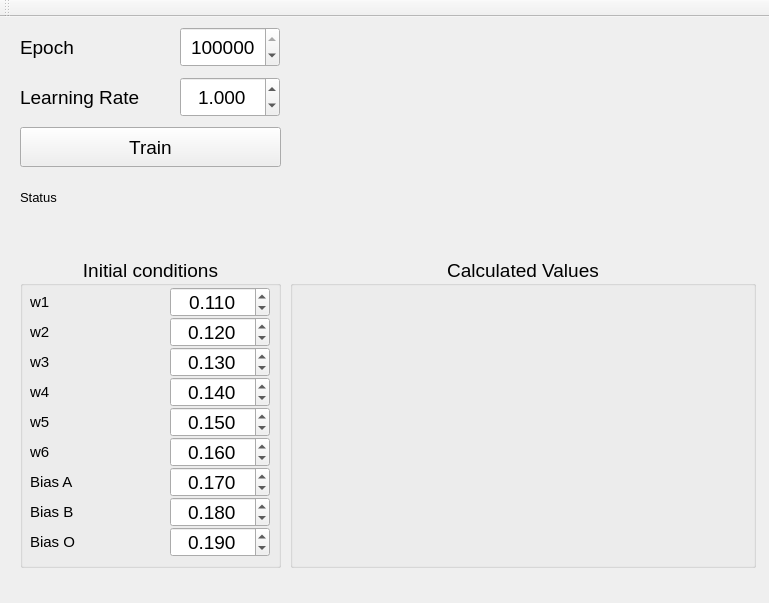
<?xml version="1.0" encoding="UTF-8"?>
<ui version="4.0">
 <class>MainWindow</class>
 <widget class="QMainWindow" name="MainWindow">
  <property name="geometry">
   <rect>
    <x>0</x>
    <y>0</y>
    <width>769</width>
    <height>603</height>
   </rect>
  </property>
  <property name="windowTitle">
   <string>MainWindow</string>
  </property>
  <widget class="QWidget" name="centralWidget">
   <widget class="QPushButton" name="pushButton_train">
    <property name="geometry">
     <rect>
      <x>20</x>
      <y>110</y>
      <width>261</width>
      <height>40</height>
     </rect>
    </property>
    <property name="font">
     <font>
      <pointsize>14</pointsize>
     </font>
    </property>
    <property name="text">
     <string>Train</string>
    </property>
   </widget>
   <widget class="QLabel" name="label">
    <property name="geometry">
     <rect>
      <x>20</x>
      <y>10</y>
      <width>161</width>
      <height>40</height>
     </rect>
    </property>
    <property name="font">
     <font>
      <pointsize>14</pointsize>
     </font>
    </property>
    <property name="text">
     <string>Epoch</string>
    </property>
   </widget>
   <widget class="QSpinBox" name="spinBox">
    <property name="geometry">
     <rect>
      <x>180</x>
      <y>10</y>
      <width>100</width>
      <height>40</height>
     </rect>
    </property>
    <property name="font">
     <font>
      <pointsize>14</pointsize>
     </font>
    </property>
    <property name="alignment">
     <set>Qt::AlignCenter</set>
    </property>
    <property name="maximum">
     <number>999999999</number>
    </property>
    <property name="value">
     <number>100000</number>
    </property>
   </widget>
   <widget class="QLabel" name="label_status">
    <property name="geometry">
     <rect>
      <x>20</x>
      <y>160</y>
      <width>261</width>
      <height>40</height>
     </rect>
    </property>
    <property name="font">
     <font>
      <pointsize>10</pointsize>
     </font>
    </property>
    <property name="text">
     <string>Status</string>
    </property>
   </widget>
   <widget class="QLabel" name="label_2">
    <property name="geometry">
     <rect>
      <x>20</x>
      <y>60</y>
      <width>161</width>
      <height>40</height>
     </rect>
    </property>
    <property name="font">
     <font>
      <pointsize>14</pointsize>
     </font>
    </property>
    <property name="text">
     <string>Learning Rate</string>
    </property>
   </widget>
   <widget class="QDoubleSpinBox" name="doubleSpinBox">
    <property name="geometry">
     <rect>
      <x>180</x>
      <y>60</y>
      <width>100</width>
      <height>40</height>
     </rect>
    </property>
    <property name="font">
     <font>
      <pointsize>14</pointsize>
     </font>
    </property>
    <property name="alignment">
     <set>Qt::AlignCenter</set>
    </property>
    <property name="decimals">
     <number>3</number>
    </property>
    <property name="value">
     <double>1.000000000000000</double>
    </property>
   </widget>
   <widget class="QLabel" name="label_net">
    <property name="geometry">
     <rect>
      <x>290</x>
      <y>10</y>
      <width>466</width>
      <height>226</height>
     </rect>
    </property>
    <property name="text">
     <string/>
    </property>
   </widget>
   <widget class="QGroupBox" name="groupBox">
    <property name="geometry">
     <rect>
      <x>20</x>
      <y>240</y>
      <width>261</width>
      <height>311</height>
     </rect>
    </property>
    <property name="font">
     <font>
      <pointsize>14</pointsize>
     </font>
    </property>
    <property name="title">
     <string>Initial conditions</string>
    </property>
    <property name="alignment">
     <set>Qt::AlignCenter</set>
    </property>
    <widget class="QLabel" name="label_3">
     <property name="geometry">
      <rect>
       <x>10</x>
       <y>30</y>
       <width>130</width>
       <height>30</height>
      </rect>
     </property>
     <property name="font">
      <font>
       <pointsize>11</pointsize>
      </font>
     </property>
     <property name="text">
      <string>w1</string>
     </property>
    </widget>
    <widget class="QDoubleSpinBox" name="doubleSpinBox_w1">
     <property name="geometry">
      <rect>
       <x>150</x>
       <y>30</y>
       <width>100</width>
       <height>30</height>
      </rect>
     </property>
     <property name="font">
      <font>
       <pointsize>14</pointsize>
      </font>
     </property>
     <property name="alignment">
      <set>Qt::AlignCenter</set>
     </property>
     <property name="decimals">
      <number>3</number>
     </property>
     <property name="value">
      <double>0.110000000000000</double>
     </property>
    </widget>
    <widget class="QDoubleSpinBox" name="doubleSpinBox_w2">
     <property name="geometry">
      <rect>
       <x>150</x>
       <y>60</y>
       <width>100</width>
       <height>30</height>
      </rect>
     </property>
     <property name="font">
      <font>
       <pointsize>14</pointsize>
      </font>
     </property>
     <property name="alignment">
      <set>Qt::AlignCenter</set>
     </property>
     <property name="decimals">
      <number>3</number>
     </property>
     <property name="value">
      <double>0.120000000000000</double>
     </property>
    </widget>
    <widget class="QLabel" name="label_4">
     <property name="geometry">
      <rect>
       <x>10</x>
       <y>60</y>
       <width>130</width>
       <height>30</height>
      </rect>
     </property>
     <property name="font">
      <font>
       <pointsize>11</pointsize>
      </font>
     </property>
     <property name="text">
      <string>w2</string>
     </property>
    </widget>
    <widget class="QLabel" name="label_5">
     <property name="geometry">
      <rect>
       <x>10</x>
       <y>90</y>
       <width>130</width>
       <height>30</height>
      </rect>
     </property>
     <property name="font">
      <font>
       <pointsize>11</pointsize>
      </font>
     </property>
     <property name="text">
      <string>w3</string>
     </property>
    </widget>
    <widget class="QDoubleSpinBox" name="doubleSpinBox_w3">
     <property name="geometry">
      <rect>
       <x>150</x>
       <y>90</y>
       <width>100</width>
       <height>30</height>
      </rect>
     </property>
     <property name="font">
      <font>
       <pointsize>14</pointsize>
      </font>
     </property>
     <property name="alignment">
      <set>Qt::AlignCenter</set>
     </property>
     <property name="decimals">
      <number>3</number>
     </property>
     <property name="value">
      <double>0.130000000000000</double>
     </property>
    </widget>
    <widget class="QLabel" name="label_6">
     <property name="geometry">
      <rect>
       <x>10</x>
       <y>120</y>
       <width>130</width>
       <height>30</height>
      </rect>
     </property>
     <property name="font">
      <font>
       <pointsize>11</pointsize>
      </font>
     </property>
     <property name="text">
      <string>w4</string>
     </property>
    </widget>
    <widget class="QDoubleSpinBox" name="doubleSpinBox_w4">
     <property name="geometry">
      <rect>
       <x>150</x>
       <y>120</y>
       <width>100</width>
       <height>30</height>
      </rect>
     </property>
     <property name="font">
      <font>
       <pointsize>14</pointsize>
      </font>
     </property>
     <property name="alignment">
      <set>Qt::AlignCenter</set>
     </property>
     <property name="decimals">
      <number>3</number>
     </property>
     <property name="value">
      <double>0.140000000000000</double>
     </property>
    </widget>
    <widget class="QLabel" name="label_7">
     <property name="geometry">
      <rect>
       <x>10</x>
       <y>150</y>
       <width>130</width>
       <height>30</height>
      </rect>
     </property>
     <property name="font">
      <font>
       <pointsize>11</pointsize>
      </font>
     </property>
     <property name="text">
      <string>w5</string>
     </property>
    </widget>
    <widget class="QDoubleSpinBox" name="doubleSpinBox_w5">
     <property name="geometry">
      <rect>
       <x>150</x>
       <y>150</y>
       <width>100</width>
       <height>30</height>
      </rect>
     </property>
     <property name="font">
      <font>
       <pointsize>14</pointsize>
      </font>
     </property>
     <property name="alignment">
      <set>Qt::AlignCenter</set>
     </property>
     <property name="decimals">
      <number>3</number>
     </property>
     <property name="value">
      <double>0.150000000000000</double>
     </property>
    </widget>
    <widget class="QLabel" name="label_8">
     <property name="geometry">
      <rect>
       <x>10</x>
       <y>180</y>
       <width>130</width>
       <height>30</height>
      </rect>
     </property>
     <property name="font">
      <font>
       <pointsize>11</pointsize>
      </font>
     </property>
     <property name="text">
      <string>w6</string>
     </property>
    </widget>
    <widget class="QDoubleSpinBox" name="doubleSpinBox_w6">
     <property name="geometry">
      <rect>
       <x>150</x>
       <y>180</y>
       <width>100</width>
       <height>30</height>
      </rect>
     </property>
     <property name="font">
      <font>
       <pointsize>14</pointsize>
      </font>
     </property>
     <property name="alignment">
      <set>Qt::AlignCenter</set>
     </property>
     <property name="decimals">
      <number>3</number>
     </property>
     <property name="value">
      <double>0.160000000000000</double>
     </property>
    </widget>
    <widget class="QLabel" name="label_9">
     <property name="geometry">
      <rect>
       <x>10</x>
       <y>210</y>
       <width>130</width>
       <height>30</height>
      </rect>
     </property>
     <property name="font">
      <font>
       <pointsize>11</pointsize>
      </font>
     </property>
     <property name="text">
      <string>Bias A</string>
     </property>
    </widget>
    <widget class="QDoubleSpinBox" name="doubleSpinBox_biasA">
     <property name="geometry">
      <rect>
       <x>150</x>
       <y>210</y>
       <width>100</width>
       <height>30</height>
      </rect>
     </property>
     <property name="font">
      <font>
       <pointsize>14</pointsize>
      </font>
     </property>
     <property name="alignment">
      <set>Qt::AlignCenter</set>
     </property>
     <property name="decimals">
      <number>3</number>
     </property>
     <property name="value">
      <double>0.170000000000000</double>
     </property>
    </widget>
    <widget class="QLabel" name="label_10">
     <property name="geometry">
      <rect>
       <x>10</x>
       <y>240</y>
       <width>130</width>
       <height>30</height>
      </rect>
     </property>
     <property name="font">
      <font>
       <pointsize>11</pointsize>
      </font>
     </property>
     <property name="text">
      <string>Bias B</string>
     </property>
    </widget>
    <widget class="QDoubleSpinBox" name="doubleSpinBox_biasB">
     <property name="geometry">
      <rect>
       <x>150</x>
       <y>240</y>
       <width>100</width>
       <height>30</height>
      </rect>
     </property>
     <property name="font">
      <font>
       <pointsize>14</pointsize>
      </font>
     </property>
     <property name="alignment">
      <set>Qt::AlignCenter</set>
     </property>
     <property name="decimals">
      <number>3</number>
     </property>
     <property name="value">
      <double>0.180000000000000</double>
     </property>
    </widget>
    <widget class="QDoubleSpinBox" name="doubleSpinBox_biasO">
     <property name="geometry">
      <rect>
       <x>150</x>
       <y>270</y>
       <width>100</width>
       <height>30</height>
      </rect>
     </property>
     <property name="font">
      <font>
       <pointsize>14</pointsize>
      </font>
     </property>
     <property name="alignment">
      <set>Qt::AlignCenter</set>
     </property>
     <property name="decimals">
      <number>3</number>
     </property>
     <property name="value">
      <double>0.190000000000000</double>
     </property>
    </widget>
    <widget class="QLabel" name="label_11">
     <property name="geometry">
      <rect>
       <x>10</x>
       <y>270</y>
       <width>130</width>
       <height>30</height>
      </rect>
     </property>
     <property name="font">
      <font>
       <pointsize>11</pointsize>
      </font>
     </property>
     <property name="text">
      <string>Bias O</string>
     </property>
    </widget>
   </widget>
   <widget class="QGroupBox" name="groupBox_2">
    <property name="geometry">
     <rect>
      <x>290</x>
      <y>240</y>
      <width>466</width>
      <height>311</height>
     </rect>
    </property>
    <property name="font">
     <font>
      <pointsize>14</pointsize>
     </font>
    </property>
    <property name="title">
     <string>Calculated Values</string>
    </property>
    <property name="alignment">
     <set>Qt::AlignCenter</set>
    </property>
    <widget class="QLabel" name="label_calculated">
     <property name="geometry">
      <rect>
       <x>10</x>
       <y>30</y>
       <width>445</width>
       <height>270</height>
      </rect>
     </property>
     <property name="font">
      <font>
       <pointsize>11</pointsize>
      </font>
     </property>
     <property name="text">
      <string/>
     </property>
    </widget>
   </widget>
  </widget>
  <widget class="QMenuBar" name="menuBar">
   <property name="geometry">
    <rect>
     <x>0</x>
     <y>0</y>
     <width>769</width>
     <height>25</height>
    </rect>
   </property>
  </widget>
  <widget class="QToolBar" name="mainToolBar">
   <attribute name="toolBarArea">
    <enum>TopToolBarArea</enum>
   </attribute>
   <attribute name="toolBarBreak">
    <bool>false</bool>
   </attribute>
  </widget>
 </widget>
 <layoutdefault spacing="6" margin="11"/>
 <resources/>
 <connections/>
</ui>
